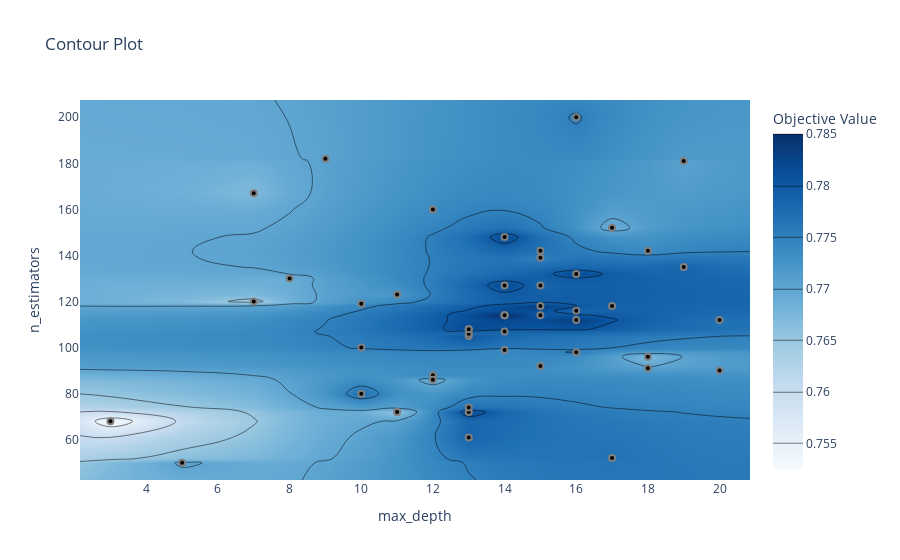

Notebook code cell kept with this figure:
### Code cell
plot_contour(study).show()

### Figure 1 — Plotly figure (JSON) as saved in the notebook; plotly's stock layout.template omitted (floating-point values rounded to 4 significant figures; data arrays with more than 128 entries replaced by an {"elided": "..."} marker saying what was removed)
{"data": [{"colorbar": {"title": {"text": "Objective Value"}}, "colorscale": [[0, "rgb(247,251,255)"], [0.125, "rgb(222,235,247)"], [0.25, "rgb(198,219,239)"], [0.375, "rgb(158,202,225)"], [0.5, "rgb(107,174,214)"], [0.625, "rgb(66,146,198)"], [0.75, "rgb(33,113,181)"], [0.875, "rgb(8,81,156)"], [1, "rgb(8,48,107)"]], "connectgaps": true, "contours": {"coloring": "heatmap"}, "hoverinfo": "none", "line": {"smoothing": 1.3}, "reversescale": false, "type": "contour", "x": [2.15, 3, 5, 7, 8, 9, 10, 11, 12, 13, 14, 15, 16, 17, 18, 19, 20, 20.85], "y": [42.5, 50, 52, 61, 68, 72, 74, 80, 86, 88, 90, 91, 92, 96, 98, 99, 100, 105, 106, 107, 108, 112, 114, 116, 118, 119, 120, 123, 127, 130, 132, 135, 139, 142, 148, 152, 160, 167, 181, 182, 200, 207.5], "z": {"elided": "42x18 float values"}}, {"marker": {"color": "black", "line": {"color": "Gray", "width": 2}}, "mode": "markers", "name": "Feasible Trial", "showlegend": false, "type": "scatter", "x": [11, 18, 20, 8, 13, 7, 19, 9, 5, 7, 15, 15, 14, 14, 12, 17, 12, 10, 13, 3, 16, 13, 13, 14, 11, 16, 10, 13, 13, 11, 17, 14, 15, 12, 10, 13, 18, 16, 20, 16, 19, 14, 14, 15, 17, 15, 14, 18, 16, 15], "y": [72, 91, 90, 130, 105, 120, 181, 182, 50, 167, 139, 142, 148, 107, 160, 152, 88, 119, 108, 68, 200, 106, 108, 127, 123, 132, 100, 72, 74, 72, 52, 114, 114, 86, 80, 61, 96, 112, 112, 98, 135, 114, 114, 118, 118, 127, 99, 142, 116, 92]}, {"marker": {"color": "#cccccc", "line": {"color": "Gray", "width": 2}}, "mode": "markers", "name": "Infeasible Trial", "showlegend": false, "type": "scatter", "x": [], "y": []}], "layout": {"title": {"text": "Contour Plot"}, "xaxis": {"range": [2.15, 20.85], "title": {"text": "max_depth"}}, "yaxis": {"range": [42.5, 207.5], "title": {"text": "n_estimators"}}}}
